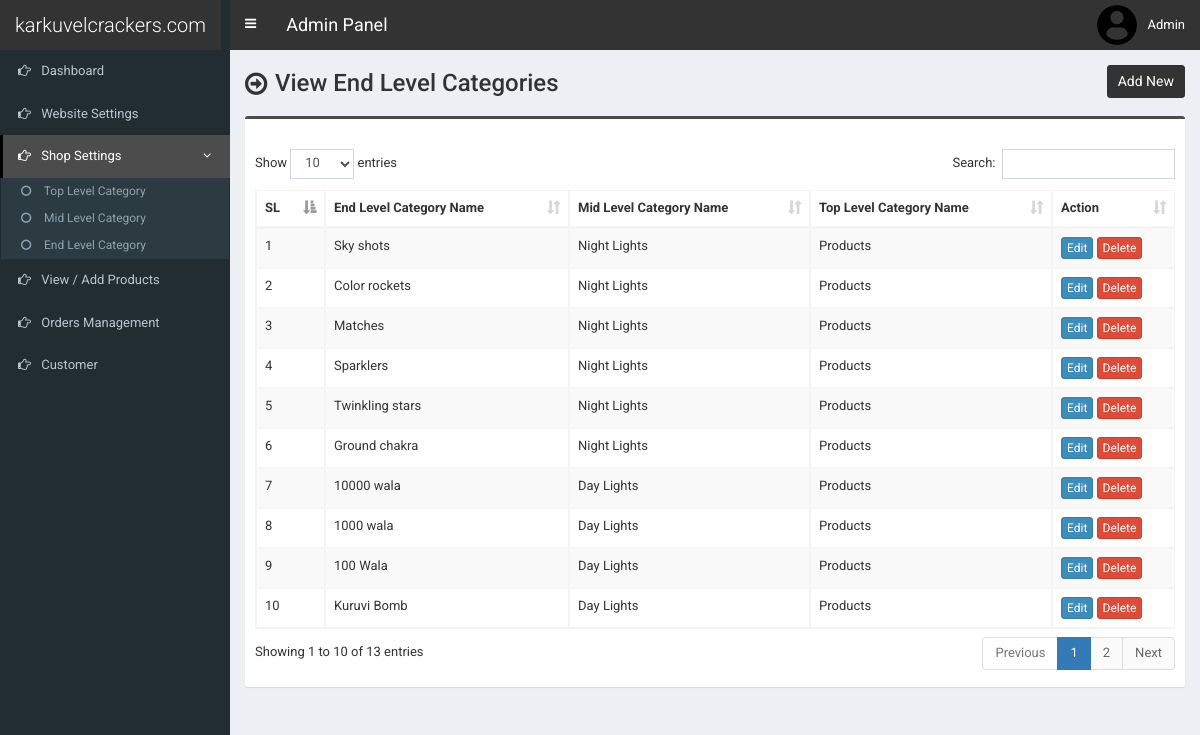
/admin/end-category.php (signed in), run on the app's committed database.
### tables this page shows
CREATE TABLE `tbl_end_category` (
  `ecat_id` int(11) NOT NULL,
  `ecat_name` varchar(255) NOT NULL,
  `mcat_id` int(11) NOT NULL
);

CREATE TABLE `tbl_mid_category` (
  `mcat_id` int(11) NOT NULL,
  `mcat_name` varchar(255) NOT NULL,
  `tcat_id` int(11) NOT NULL
);

CREATE TABLE `tbl_top_category` (
  `tcat_id` int(11) NOT NULL,
  `tcat_name` varchar(255) NOT NULL,
  `show_on_menu` int(1) NOT NULL
);

### admin/end-category.php (the view, shortened to what this page needs)
<?php require_once('header.php'); ?>
<section class="content-header">
	<div class="content-header-left">
		<h1>View End Level Categories</h1>
	</div>
	<div class="content-header-right">
		<a href="end-category-add.php" class="btn btn-primary btn-sm">Add New</a>
	</div>
</section>
<section class="content">
  <div class="row">
    <div class="col-md-12">
      <div class="box box-info">
        <div class="box-body table-responsive">
          <table id="example1" class="table table-bordered table-striped">
			<thead>
			    <tr>
			        <th>SL</th>
			        <th>End Level Category Name</th>
                    <th>Mid Level Category Name</th>
                    <th>Top Level Category Name</th>
			        <th>Action</th>
			    </tr>
			</thead>
            <tbody>
            	<?php
            	$i=0;
            	$statement = $pdo->prepare("SELECT *
                                    FROM tbl_end_category t1
                                    JOIN tbl_mid_category t2
                                    ON t1.mcat_id = t2.mcat_id
                                    JOIN tbl_top_category t3
                                    ON t2.tcat_id = t3.tcat_id
                                    ORDER BY t1.ecat_id DESC
                                    ");
            	$statement->execute();
            	$result = $statement->fetchAll(PDO::FETCH_ASSOC);
            	foreach ($result as $row) {
            		$i++;
            		?>
					<tr>
	                    <td><?php echo $i; ?></td>
	                    <td><?php echo $row['ecat_name']; ?></td>
                        <td><?php echo $row['mcat_name']; ?></td>
                        <td><?php echo $row['tcat_name']; ?></td>
	                    <td>
	                        <a href="end-category-edit.php?id=<?php echo $row['ecat_id']; ?>" class="btn btn-primary btn-xs">Edit</a>
	                        <a href="#" class="btn btn-danger btn-xs" data-href="end-category-delete.php?id=<?php echo $row['ecat_id']; ?>" data-toggle="modal" data-target="#confirm-delete">Delete</a>
	                    </td>
	                </tr>
            		<?php
            	}
            	?>
            </tbody>
          </table>
        </div>
      </div>
</section>
<?php require_once('footer.php'); ?>

### admin/style.css (style rules this page uses)
body { font-size: 13px; font-family: 'Roboto', sans-serif; }
.content-header>h1, .content-header .content-header-left h1 { font-family: 'Roboto', sans-serif; }
.box-info { padding-top: 20px; }
.content-header { overflow: hidden; }
.content-header .content-header-left { float: left; padding-top: 5px; }
.content-header .content-header-right { float: right; }
.content-header .content-header-left h1 { margin-top: 0; margin-bottom: 0; padding-left: 30px; padding-bottom: 5px; font-size: 24px; position: relative; }
.content-header .content-header-left h1:before { position: absolute; top: 0; left: 0; font-family: 'FontAwesome', sans-serif; font-size: 26px; content: '\f18e'; }
.content-header .content-header-right a { position: relative; font-size: 14px; }
.box.box-info { border-top-color: #4c4c4c; }
.content-header .content-header-right a { background-color: #333333; border-color: #333333; }

### data on the page
tbl_end_category: ecat_name "Sky shots", mcat.mcat_name "Night Lights", tbl_top_category.tcat_name "Products"
tbl_end_category: ecat_name "Color rockets", mcat.mcat_name "Night Lights", tbl_top_category.tcat_name "Products"
tbl_end_category: ecat_name "Matches", mcat.mcat_name "Night Lights", tbl_top_category.tcat_name "Products"
tbl_end_category: ecat_name "Sparklers", mcat.mcat_name "Night Lights", tbl_top_category.tcat_name "Products"
tbl_end_category: ecat_name "Twinkling stars", mcat.mcat_name "Night Lights", tbl_top_category.tcat_name "Products"
tbl_end_category: ecat_name "Ground chakra", mcat.mcat_name "Night Lights", tbl_top_category.tcat_name "Products"
tbl_end_category: ecat_name "10000 wala", mcat.mcat_name "Day Lights", tbl_top_category.tcat_name "Products"
tbl_end_category: ecat_name "1000 wala", mcat.mcat_name "Day Lights", tbl_top_category.tcat_name "Products"
tbl_end_category: ecat_name "100 Wala", mcat.mcat_name "Day Lights", tbl_top_category.tcat_name "Products"
tbl_end_category: ecat_name "Kuruvi Bomb", mcat.mcat_name "Day Lights", tbl_top_category.tcat_name "Products"

### other printed values
$_SESSION['user']['full_name'] "Admin"
